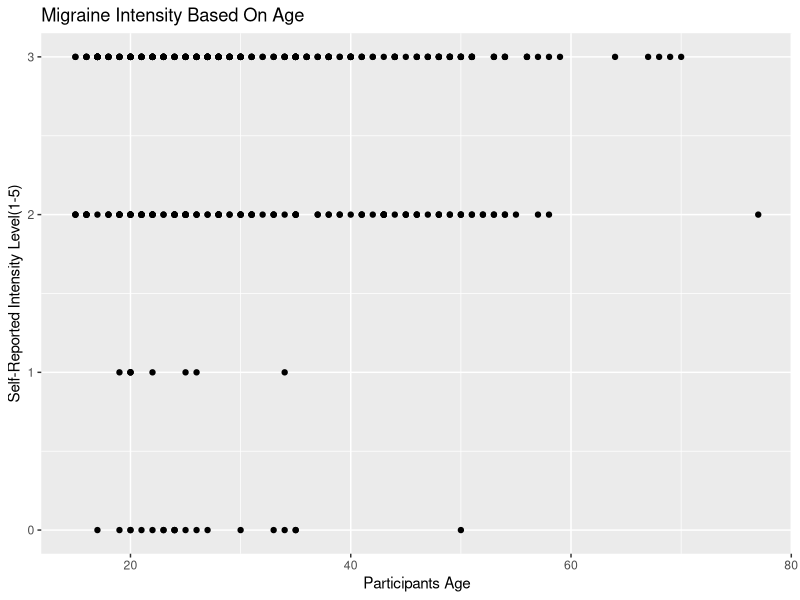
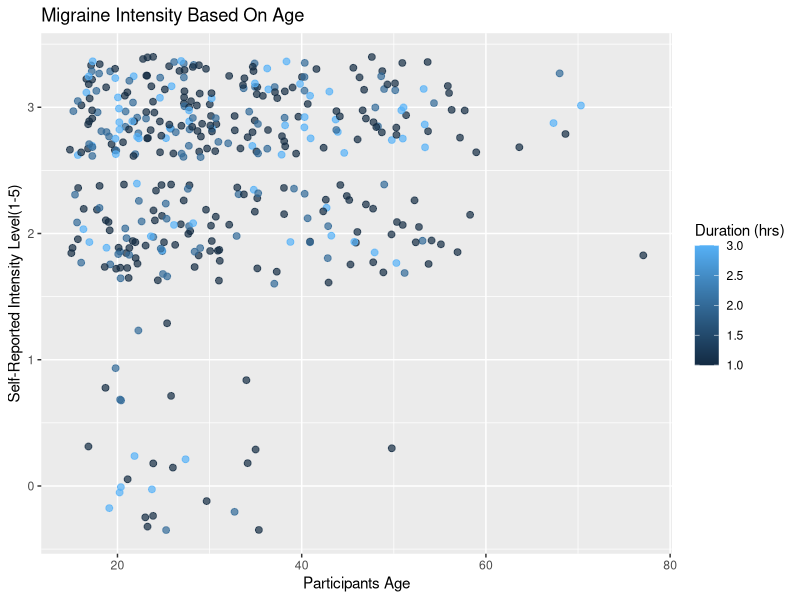
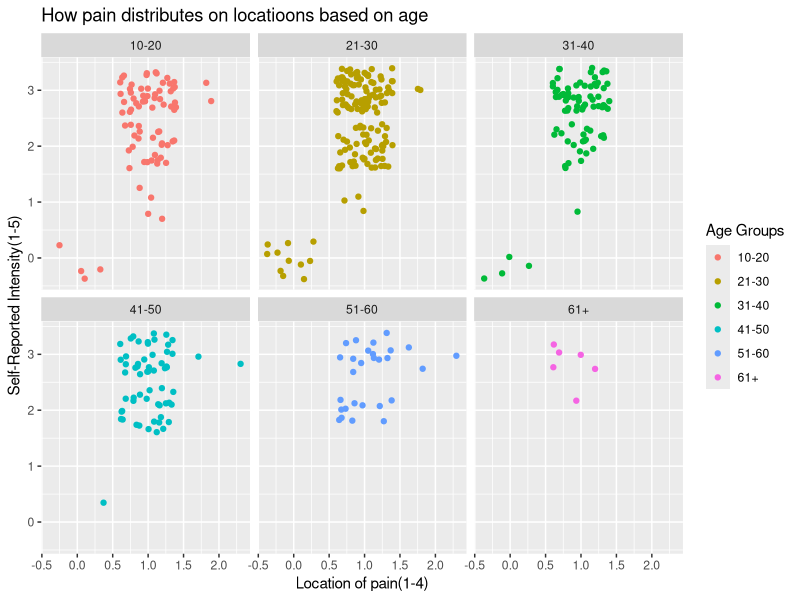
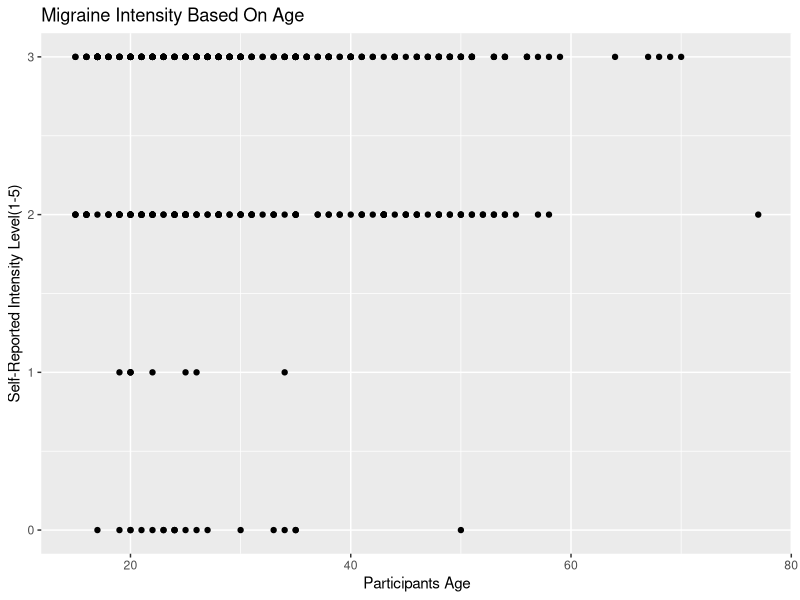
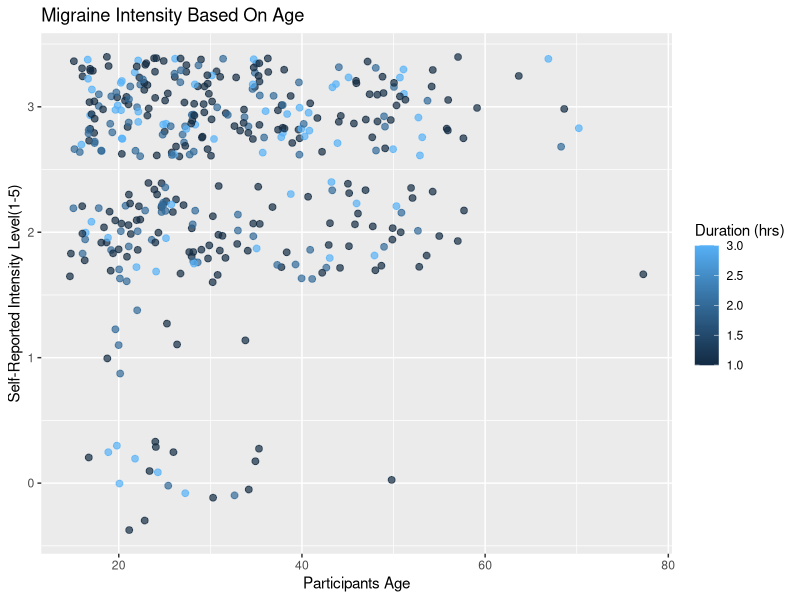
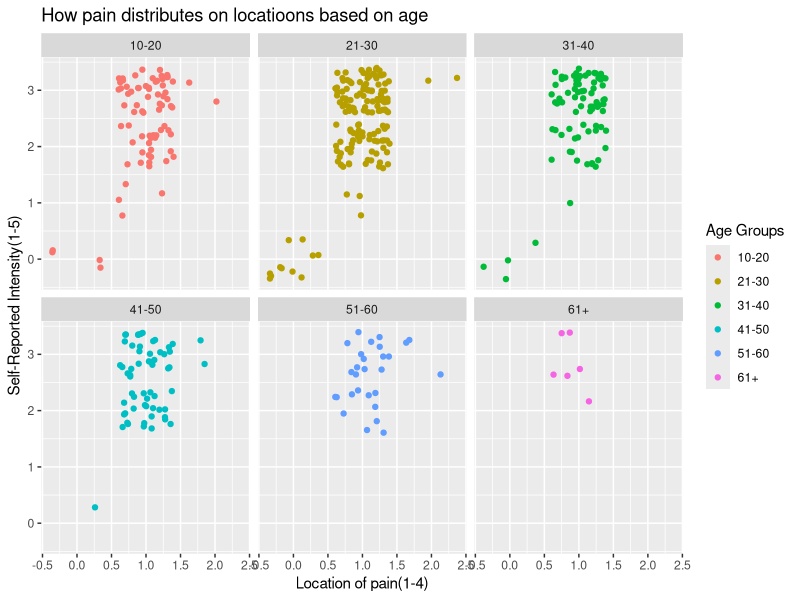

Here is the R script that generated these plots, in order:
## ---- chunk 1
library(ggplot2)
library(tidyverse)
migraine_symptom_classification <- read.csv("migraine_symptom_classification.csv")
## ---- chunk 2
intensity_vs_age <- 
  ggplot(data = migraine_symptom_classification,
 mapping = aes(y = Intensity, x = Age)) +
  geom_point() + labs(x = "Participants Age",y = "Self-Reported Intensity Level(1-5)",
  title = "Migraine Intensity Based On Age") 

intensity_vs_age
ggsave(filename = "intensity_vs_age.png")

## ---- chunk 3
pain_duration_vs_age <- 
  ggplot(data = migraine_symptom_classification,
         mapping = aes(y = Intensity, x = Age, color = Duration)) + 
  geom_point(position = "jitter", alpha = 0.7, size = 2) + labs(
    x = "Participants Age", y = "Self-Reported Intensity Level(1-5)",
    title = "Migraine Intensity Based On Age", color = "Duration (hrs)")

pain_duration_vs_age
ggsave(filename = "pain_duration_vs_age.png")
## ---- chunk 4
new_migraine_symptom_classification <- migraine_symptom_classification |>
  mutate(age_better = case_when(
  Age > 10 & Age <= 20 ~ "10-20",Age > 20 & Age <= 30 ~"21-30", 
  Age > 30 & Age <= 40 ~"31-40", Age > 40 & Age <= 50 ~"41-50", 
  Age > 50 & Age <= 60 ~"51-60", Age > 60 & Age <= 90 ~"61+",))

intensity_vs_location <- ggplot(data = new_migraine_symptom_classification, 
         mapping = aes(x = Location, y = Intensity, color = age_better)) +
  geom_point(position = "jitter") + 
  facet_wrap(~age_better) + 
  labs(x = "Location of pain(1-4)", y = "Self-Reported Intensity(1-5)",
       title = "How pain distributes on locatioons based on age", color = "Age Groups")

intensity_vs_location
ggsave(filename = "intensity_vs_location.png")
